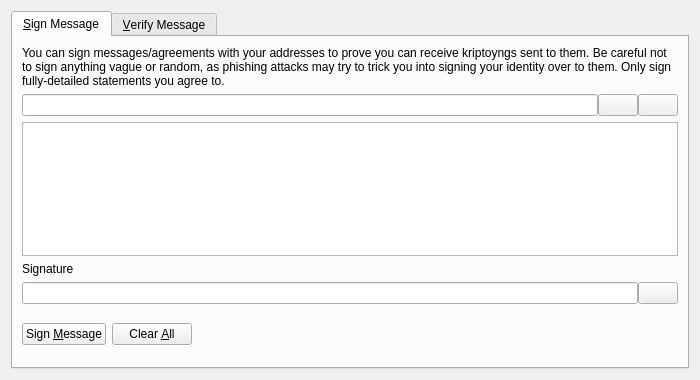
<?xml version="1.0" encoding="UTF-8"?>
<ui version="4.0">
 <class>SignVerifyMessageDialog</class>
 <widget class="QDialog" name="SignVerifyMessageDialog">
  <property name="geometry">
   <rect>
    <x>0</x>
    <y>0</y>
    <width>700</width>
    <height>380</height>
   </rect>
  </property>
  <property name="windowTitle">
   <string>Signatures - Sign / Verify a Message</string>
  </property>
  <property name="modal">
   <bool>true</bool>
  </property>
  <layout class="QVBoxLayout" name="verticalLayout">
   <item>
    <widget class="QTabWidget" name="tabWidget">
     <property name="currentIndex">
      <number>0</number>
     </property>
     <widget class="QWidget" name="tabSignMessage">
      <attribute name="title">
       <string>&amp;Sign Message</string>
      </attribute>
      <layout class="QVBoxLayout" name="verticalLayout_SM">
       <item>
        <widget class="QLabel" name="infoLabel_SM">
         <property name="text">
          <string>You can sign messages/agreements with your addresses to prove you can receive kriptoyngs sent to them. Be careful not to sign anything vague or random, as phishing attacks may try to trick you into signing your identity over to them. Only sign fully-detailed statements you agree to.</string>
         </property>
         <property name="textFormat">
          <enum>Qt::PlainText</enum>
         </property>
         <property name="wordWrap">
          <bool>true</bool>
         </property>
        </widget>
       </item>
       <item>
        <layout class="QHBoxLayout" name="horizontalLayout_1_SM">
         <property name="spacing">
          <number>0</number>
         </property>
         <item>
          <widget class="QValidatedLineEdit" name="addressIn_SM">
           <property name="toolTip">
            <string>The kriptoyng address to sign the message with</string>
           </property>
          </widget>
         </item>
         <item>
          <widget class="QPushButton" name="addressBookButton_SM">
           <property name="toolTip">
            <string>Choose previously used address</string>
           </property>
           <property name="text">
            <string/>
           </property>
           <property name="icon">
            <iconset resource="../kriptoyng.qrc">
             <normaloff>:/icons/address-book</normaloff>:/icons/address-book</iconset>
           </property>
           <property name="shortcut">
            <string>Alt+A</string>
           </property>
           <property name="autoDefault">
            <bool>false</bool>
           </property>
          </widget>
         </item>
         <item>
          <widget class="QPushButton" name="pasteButton_SM">
           <property name="toolTip">
            <string>Paste address from clipboard</string>
           </property>
           <property name="text">
            <string/>
           </property>
           <property name="icon">
            <iconset resource="../kriptoyng.qrc">
             <normaloff>:/icons/editpaste</normaloff>:/icons/editpaste</iconset>
           </property>
           <property name="shortcut">
            <string>Alt+P</string>
           </property>
           <property name="autoDefault">
            <bool>false</bool>
           </property>
          </widget>
         </item>
        </layout>
       </item>
       <item>
        <widget class="QPlainTextEdit" name="messageIn_SM">
         <property name="toolTip">
          <string>Enter the message you want to sign here</string>
         </property>
        </widget>
       </item>
       <item>
        <widget class="QLabel" name="signatureLabel_SM">
         <property name="text">
          <string>Signature</string>
         </property>
         <property name="textFormat">
          <enum>Qt::PlainText</enum>
         </property>
        </widget>
       </item>
       <item>
        <layout class="QHBoxLayout" name="horizontalLayout_2_SM">
         <property name="spacing">
          <number>0</number>
         </property>
         <item>
          <widget class="QLineEdit" name="signatureOut_SM">
           <property name="font">
            <font>
             <italic>true</italic>
            </font>
           </property>
           <property name="readOnly">
            <bool>true</bool>
           </property>
          </widget>
         </item>
         <item>
          <widget class="QPushButton" name="copySignatureButton_SM">
           <property name="toolTip">
            <string>Copy the current signature to the system clipboard</string>
           </property>
           <property name="text">
            <string/>
           </property>
           <property name="icon">
            <iconset resource="../kriptoyng.qrc">
             <normaloff>:/icons/editcopy</normaloff>:/icons/editcopy</iconset>
           </property>
           <property name="autoDefault">
            <bool>false</bool>
           </property>
          </widget>
         </item>
        </layout>
       </item>
       <item>
        <layout class="QHBoxLayout" name="horizontalLayout_3_SM">
         <item>
          <widget class="QPushButton" name="signMessageButton_SM">
           <property name="toolTip">
            <string>Sign the message to prove you own this kriptoyng address</string>
           </property>
           <property name="text">
            <string>Sign &amp;Message</string>
           </property>
           <property name="icon">
            <iconset resource="../kriptoyng.qrc">
             <normaloff>:/icons/edit</normaloff>:/icons/edit</iconset>
           </property>
           <property name="autoDefault">
            <bool>false</bool>
           </property>
          </widget>
         </item>
         <item>
          <widget class="QPushButton" name="clearButton_SM">
           <property name="toolTip">
            <string>Reset all sign message fields</string>
           </property>
           <property name="text">
            <string>Clear &amp;All</string>
           </property>
           <property name="icon">
            <iconset resource="../kriptoyng.qrc">
             <normaloff>:/icons/remove</normaloff>:/icons/remove</iconset>
           </property>
           <property name="autoDefault">
            <bool>false</bool>
           </property>
          </widget>
         </item>
         <item>
          <spacer name="horizontalSpacer_1_SM">
           <property name="orientation">
            <enum>Qt::Horizontal</enum>
           </property>
           <property name="sizeHint" stdset="0">
            <size>
             <width>40</width>
             <height>48</height>
            </size>
           </property>
          </spacer>
         </item>
         <item>
          <widget class="QLabel" name="statusLabel_SM">
           <property name="font">
            <font>
             <weight>75</weight>
             <bold>true</bold>
            </font>
           </property>
           <property name="text">
            <string/>
           </property>
           <property name="wordWrap">
            <bool>true</bool>
           </property>
          </widget>
         </item>
         <item>
          <spacer name="horizontalSpacer_2_SM">
           <property name="orientation">
            <enum>Qt::Horizontal</enum>
           </property>
           <property name="sizeHint" stdset="0">
            <size>
             <width>40</width>
             <height>48</height>
            </size>
           </property>
          </spacer>
         </item>
        </layout>
       </item>
      </layout>
     </widget>
     <widget class="QWidget" name="tabVerifyMessage">
      <attribute name="title">
       <string>&amp;Verify Message</string>
      </attribute>
      <layout class="QVBoxLayout" name="verticalLayout_VM">
       <item>
        <widget class="QLabel" name="infoLabel_VM">
         <property name="text">
          <string>Enter the receiver's address, message (ensure you copy line breaks, spaces, tabs, etc. exactly) and signature below to verify the message. Be careful not to read more into the signature than what is in the signed message itself, to avoid being tricked by a man-in-the-middle attack. Note that this only proves the signing party receives with the address, it cannot prove sendership of any transaction!</string>
         </property>
         <property name="textFormat">
          <enum>Qt::PlainText</enum>
         </property>
         <property name="alignment">
          <set>Qt::AlignLeading|Qt::AlignLeft|Qt::AlignTop</set>
         </property>
         <property name="wordWrap">
          <bool>true</bool>
         </property>
        </widget>
       </item>
       <item>
        <layout class="QHBoxLayout" name="horizontalLayout_1_VM">
         <property name="spacing">
          <number>0</number>
         </property>
         <item>
          <widget class="QValidatedLineEdit" name="addressIn_VM">
           <property name="toolTip">
            <string>The kriptoyng address the message was signed with</string>
           </property>
          </widget>
         </item>
         <item>
          <widget class="QPushButton" name="addressBookButton_VM">
           <property name="toolTip">
            <string>Choose previously used address</string>
           </property>
           <property name="text">
            <string/>
           </property>
           <property name="icon">
            <iconset resource="../kriptoyng.qrc">
             <normaloff>:/icons/address-book</normaloff>:/icons/address-book</iconset>
           </property>
           <property name="shortcut">
            <string>Alt+A</string>
           </property>
           <property name="autoDefault">
            <bool>false</bool>
           </property>
          </widget>
         </item>
        </layout>
       </item>
       <item>
        <widget class="QPlainTextEdit" name="messageIn_VM"/>
       </item>
       <item>
        <widget class="QValidatedLineEdit" name="signatureIn_VM"/>
       </item>
       <item>
        <layout class="QHBoxLayout" name="horizontalLayout_2_VM">
         <item>
          <widget class="QPushButton" name="verifyMessageButton_VM">
           <property name="toolTip">
            <string>Verify the message to ensure it was signed with the specified kriptoyng address</string>
           </property>
           <property name="text">
            <string>Verify &amp;Message</string>
           </property>
           <property name="icon">
            <iconset resource="../kriptoyng.qrc">
             <normaloff>:/icons/transaction_0</normaloff>:/icons/transaction_0</iconset>
           </property>
           <property name="autoDefault">
            <bool>false</bool>
           </property>
          </widget>
         </item>
         <item>
          <widget class="QPushButton" name="clearButton_VM">
           <property name="toolTip">
            <string>Reset all verify message fields</string>
           </property>
           <property name="text">
            <string>Clear &amp;All</string>
           </property>
           <property name="icon">
            <iconset resource="../kriptoyng.qrc">
             <normaloff>:/icons/remove</normaloff>:/icons/remove</iconset>
           </property>
           <property name="autoDefault">
            <bool>false</bool>
           </property>
          </widget>
         </item>
         <item>
          <spacer name="horizontalSpacer_1_VM">
           <property name="orientation">
            <enum>Qt::Horizontal</enum>
           </property>
           <property name="sizeHint" stdset="0">
            <size>
             <width>40</width>
             <height>48</height>
            </size>
           </property>
          </spacer>
         </item>
         <item>
          <widget class="QLabel" name="statusLabel_VM">
           <property name="font">
            <font>
             <weight>75</weight>
             <bold>true</bold>
            </font>
           </property>
           <property name="text">
            <string/>
           </property>
           <property name="wordWrap">
            <bool>true</bool>
           </property>
          </widget>
         </item>
         <item>
          <spacer name="horizontalSpacer_2_VM">
           <property name="orientation">
            <enum>Qt::Horizontal</enum>
           </property>
           <property name="sizeHint" stdset="0">
            <size>
             <width>40</width>
             <height>48</height>
            </size>
           </property>
          </spacer>
         </item>
        </layout>
       </item>
      </layout>
     </widget>
    </widget>
   </item>
  </layout>
 </widget>
 <customwidgets>
  <customwidget>
   <class>QValidatedLineEdit</class>
   <extends>QLineEdit</extends>
   <header>qt/qvalidatedlineedit.h</header>
  </customwidget>
 </customwidgets>
 <resources>
  <include location="../kriptoyng.qrc"/>
 </resources>
 <connections/>
</ui>
